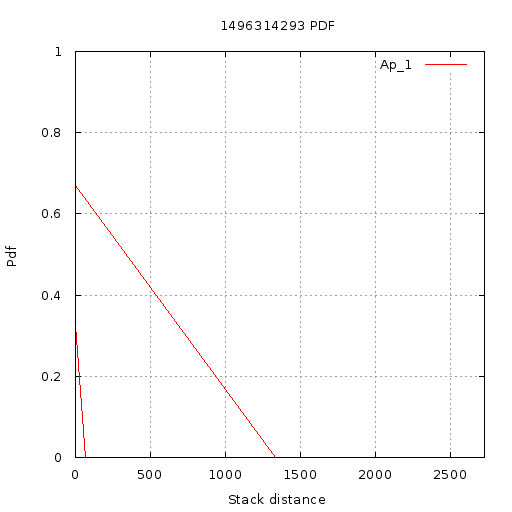

Write the gnuplot code that produced this figure.
set terminal  png size 512,512 font 'Verdana, 10'
set title "1496314293 PDF"
set output '//home//cat//Documents//CACHE//Results//PlotData//Shared//1496314293//PDF//13//pdf.png'
set ylabel "Pdf"
set yrange [0:1]
set xlabel "Stack distance"
set xrange [1.000000:2725.000000]
set grid xtics ytics
plot '//home//cat//Documents//CACHE//Results//PlotData//Shared//1496314293//PDF//13//App_1.txt' using 1:2 with lines title 'Ap_1'
set terminal  png size 512,512 font 'Verdana, 10'
set title "1496314293 PDF"
set output '//home//cat//Documents//CACHE//Results//PlotData//Shared//1496314293//PDF//13//pdf.png'
set ylabel "Pdf"
set yrange [0:1]
set xlabel "Stack distance"
set xrange [1.000000:2725.000000]
set grid xtics ytics
plot '//home//cat//Documents//CACHE//Results//PlotData//Shared//1496314293//PDF//13//App_1.txt' using 1:2 with lines title 'Ap_1'
set terminal  png size 512,512 font 'Verdana, 10'
set title "1496314293 PDF"
set output '//home//cat//Documents//CACHE//Results//PlotData//Shared//1496314293//PDF//13//pdf.png'
set ylabel "Pdf"
set yrange [0:1]
set xlabel "Stack distance"
set xrange [1.000000:2725.000000]
set grid xtics ytics
plot '//home//cat//Documents//CACHE//Results//PlotData//Shared//1496314293//PDF//13//App_1.txt' using 1:2 with lines title 'Ap_1'
set terminal  png size 512,512 font 'Verdana, 10'
set title "1496314293 PDF"
set output '//home//cat//Documents//CACHE//Results//PlotData//Shared//1496314293//PDF//13//pdf.png'
set ylabel "Pdf"
set yrange [0:1]
set xlabel "Stack distance"
set xrange [1.000000:2725.000000]
set grid xtics ytics
plot '//home//cat//Documents//CACHE//Results//PlotData//Shared//1496314293//PDF//13//App_1.txt' using 1:2 with lines title 'Ap_1'
